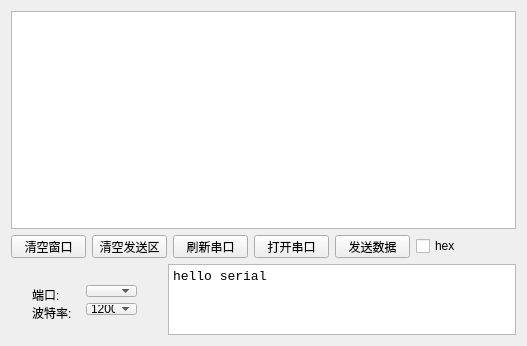
<?xml version="1.0" encoding="UTF-8"?>
<ui version="4.0">
 <class>qt_serial</class>
 <widget class="QWidget" name="qt_serial">
  <property name="geometry">
   <rect>
    <x>0</x>
    <y>0</y>
    <width>527</width>
    <height>346</height>
   </rect>
  </property>
  <property name="windowTitle">
   <string>qt_serial</string>
  </property>
  <layout class="QGridLayout" name="gridLayout">
   <item row="0" column="0">
    <layout class="QVBoxLayout" name="verticalLayout_3" stretch="30,1">
     <item>
      <layout class="QVBoxLayout" name="verticalLayout">
       <item>
        <widget class="QTextEdit" name="show_textEdit">
         <property name="font">
          <font>
           <family>Courier New</family>
           <pointsize>10</pointsize>
          </font>
         </property>
        </widget>
       </item>
       <item>
        <layout class="QHBoxLayout" name="horizontalLayout_4">
         <item>
          <layout class="QHBoxLayout" name="horizontalLayout">
           <item>
            <widget class="QPushButton" name="clear_windows_pushButton">
             <property name="minimumSize">
              <size>
               <width>75</width>
               <height>23</height>
              </size>
             </property>
             <property name="maximumSize">
              <size>
               <width>75</width>
               <height>23</height>
              </size>
             </property>
             <property name="text">
              <string>清空窗口</string>
             </property>
            </widget>
           </item>
           <item>
            <widget class="QPushButton" name="clear_send_pushButton">
             <property name="minimumSize">
              <size>
               <width>75</width>
               <height>23</height>
              </size>
             </property>
             <property name="maximumSize">
              <size>
               <width>75</width>
               <height>23</height>
              </size>
             </property>
             <property name="text">
              <string>清空发送区</string>
             </property>
            </widget>
           </item>
           <item>
            <widget class="QPushButton" name="pushButton">
             <property name="minimumSize">
              <size>
               <width>75</width>
               <height>23</height>
              </size>
             </property>
             <property name="maximumSize">
              <size>
               <width>75</width>
               <height>23</height>
              </size>
             </property>
             <property name="text">
              <string>刷新串口</string>
             </property>
            </widget>
           </item>
           <item>
            <widget class="QPushButton" name="open_pushButton">
             <property name="minimumSize">
              <size>
               <width>75</width>
               <height>23</height>
              </size>
             </property>
             <property name="maximumSize">
              <size>
               <width>75</width>
               <height>23</height>
              </size>
             </property>
             <property name="text">
              <string>打开串口</string>
             </property>
             <property name="checkable">
              <bool>true</bool>
             </property>
            </widget>
           </item>
           <item>
            <widget class="QPushButton" name="send_pushButton">
             <property name="minimumSize">
              <size>
               <width>75</width>
               <height>23</height>
              </size>
             </property>
             <property name="maximumSize">
              <size>
               <width>75</width>
               <height>23</height>
              </size>
             </property>
             <property name="text">
              <string>发送数据</string>
             </property>
            </widget>
           </item>
           <item>
            <widget class="QCheckBox" name="hex_checkBox">
             <property name="minimumSize">
              <size>
               <width>41</width>
               <height>16</height>
              </size>
             </property>
             <property name="maximumSize">
              <size>
               <width>41</width>
               <height>16</height>
              </size>
             </property>
             <property name="text">
              <string>hex</string>
             </property>
            </widget>
           </item>
          </layout>
         </item>
         <item>
          <spacer name="horizontalSpacer">
           <property name="orientation">
            <enum>Qt::Horizontal</enum>
           </property>
           <property name="sizeHint" stdset="0">
            <size>
             <width>40</width>
             <height>20</height>
            </size>
           </property>
          </spacer>
         </item>
        </layout>
       </item>
      </layout>
     </item>
     <item>
      <layout class="QHBoxLayout" name="horizontalLayout_5">
       <item>
        <widget class="QWidget" name="widget" native="true">
         <property name="minimumSize">
          <size>
           <width>151</width>
           <height>71</height>
          </size>
         </property>
         <property name="maximumSize">
          <size>
           <width>151</width>
           <height>71</height>
          </size>
         </property>
         <widget class="QWidget" name="layoutWidget">
          <property name="geometry">
           <rect>
            <x>10</x>
            <y>10</y>
            <width>127</width>
            <height>52</height>
           </rect>
          </property>
          <layout class="QVBoxLayout" name="verticalLayout_2">
           <item>
            <layout class="QHBoxLayout" name="horizontalLayout_2">
             <item>
              <widget class="QLabel" name="port_label">
               <property name="minimumSize">
                <size>
                 <width>48</width>
                 <height>20</height>
                </size>
               </property>
               <property name="maximumSize">
                <size>
                 <width>48</width>
                 <height>20</height>
                </size>
               </property>
               <property name="text">
                <string>端口: </string>
               </property>
              </widget>
             </item>
             <item>
              <widget class="QComboBox" name="serial_comboBox"/>
             </item>
            </layout>
           </item>
           <item>
            <layout class="QHBoxLayout" name="horizontalLayout_3">
             <item>
              <widget class="QLabel" name="baud_rate_label">
               <property name="minimumSize">
                <size>
                 <width>48</width>
                 <height>20</height>
                </size>
               </property>
               <property name="maximumSize">
                <size>
                 <width>48</width>
                 <height>20</height>
                </size>
               </property>
               <property name="text">
                <string>波特率: </string>
               </property>
              </widget>
             </item>
             <item>
              <widget class="QComboBox" name="baud_rate_comboBox">
               <property name="editable">
                <bool>false</bool>
               </property>
               <property name="currentIndex">
                <number>1</number>
               </property>
               <item>
                <property name="text">
                 <string>custom</string>
                </property>
               </item>
               <item>
                <property name="text">
                 <string>1200</string>
                </property>
               </item>
               <item>
                <property name="text">
                 <string>2400</string>
                </property>
               </item>
               <item>
                <property name="text">
                 <string>4800</string>
                </property>
               </item>
               <item>
                <property name="text">
                 <string>9600</string>
                </property>
               </item>
               <item>
                <property name="text">
                 <string>38400</string>
                </property>
               </item>
               <item>
                <property name="text">
                 <string>56000</string>
                </property>
               </item>
               <item>
                <property name="text">
                 <string>57600</string>
                </property>
               </item>
               <item>
                <property name="text">
                 <string>115200</string>
                </property>
               </item>
              </widget>
             </item>
            </layout>
           </item>
          </layout>
         </widget>
        </widget>
       </item>
       <item>
        <widget class="QTextEdit" name="send_textEdit">
         <property name="font">
          <font>
           <family>Courier New</family>
           <pointsize>10</pointsize>
          </font>
         </property>
         <property name="html">
          <string>&lt;!DOCTYPE HTML PUBLIC &quot;-//W3C//DTD HTML 4.0//EN&quot; &quot;http://www.w3.org/TR/REC-html40/strict.dtd&quot;&gt;
&lt;html&gt;&lt;head&gt;&lt;meta name=&quot;qrichtext&quot; content=&quot;1&quot; /&gt;&lt;style type=&quot;text/css&quot;&gt;
p, li { white-space: pre-wrap; }
&lt;/style&gt;&lt;/head&gt;&lt;body style=&quot; font-family:'Courier New'; font-size:10pt; font-weight:400; font-style:normal;&quot;&gt;
&lt;p style=&quot; margin-top:0px; margin-bottom:0px; margin-left:0px; margin-right:0px; -qt-block-indent:0; text-indent:0px;&quot;&gt;hello serial&lt;/p&gt;&lt;/body&gt;&lt;/html&gt;</string>
         </property>
        </widget>
       </item>
      </layout>
     </item>
    </layout>
   </item>
  </layout>
 </widget>
 <layoutdefault spacing="6" margin="11"/>
 <resources/>
 <connections/>
</ui>
